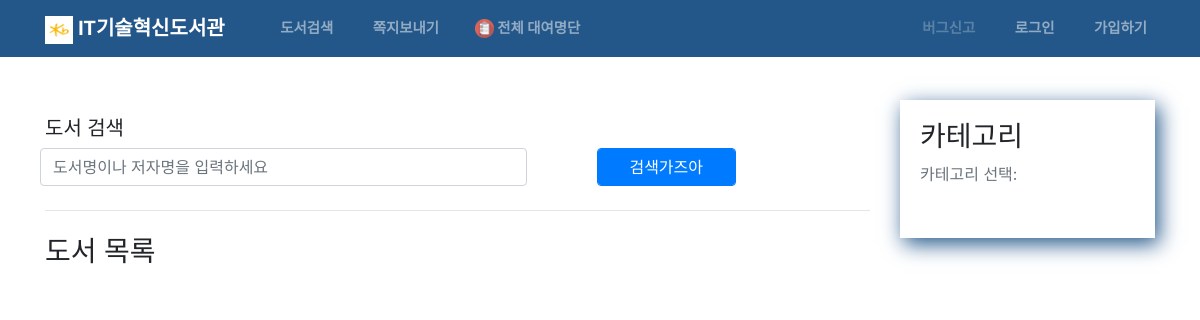
Before: /books with the older database file.
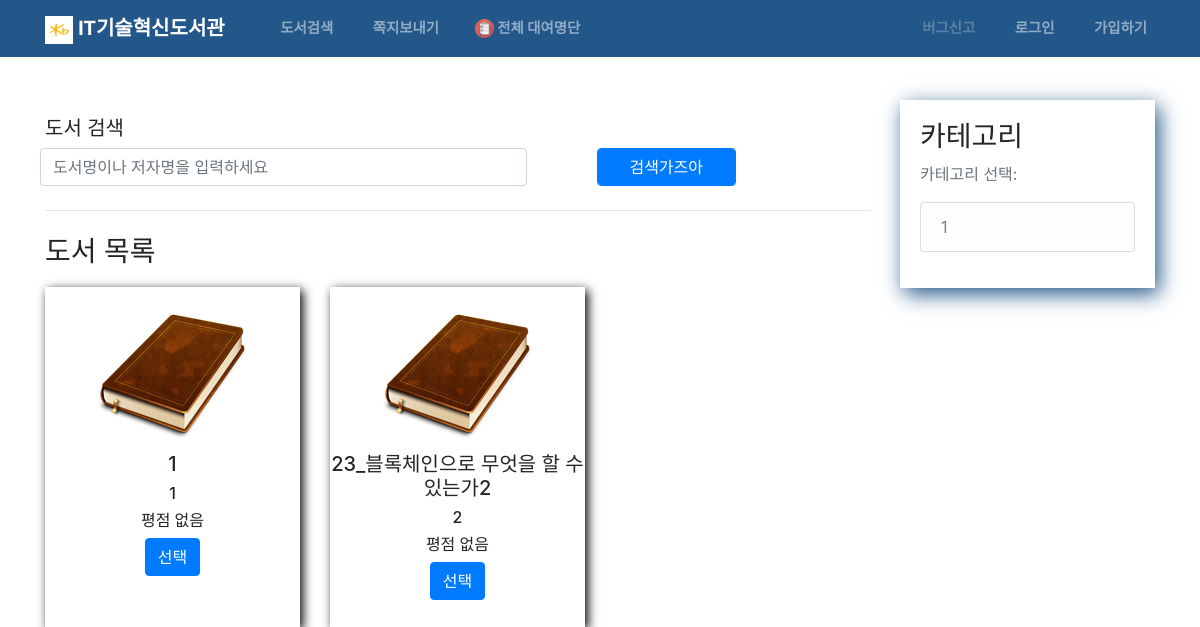
After: the same page with the newer database file.
### books/models.py (models this page shows, shortened)
class Book(models.Model):
    title = models.CharField(max_length=300)
    slug = models.SlugField(unique=True, allow_unicode=True)
    description = models.TextField(max_length=1000, default="About book")
    image = models.ImageField(
        default='default_book.png', upload_to='books_pics')
    author = models.CharField(max_length=100)
    book_amount = models.IntegerField()
    publish_date = models.DateField()
    number_of_pages = models.IntegerField()
    category = models.ForeignKey(Category, on_delete=models.PROTECT)
    last_rating = models.IntegerField(default=0)
    @property
    def actual_rating(self):
        list_of_stars = []
        for star in range(self.last_rating):
            list_of_stars.append(star)
        return list_of_stars

class Category(models.Model):
    category = models.CharField(max_length=50)
    slug = models.SlugField(unique=True)
    def __str__(self):
        return self.category
    class Meta:
        verbose_name_plural = "Categories"

### books/views.py (the view)
# urls.py: path('books', BooksListView.as_view(), name='books'),
class BooksListView(ListView):
    template_name = 'books/books.html'
    model = Book
    def get_context_data(self, **kwargs):
        context = super(BooksListView, self).get_context_data(**kwargs)
        context.update({
            'top_3_books': Book.objects.order_by('-last_rating')[:3],
            'most_reviews': Book.objects.annotate(reviews_count=Count('reviews')).order_by('-reviews_count')[:3],
            'most_comments': Book.objects.annotate(comments_count=Count('comments')).order_by('-comments_count')[:3],
        })
        return context
    def get_queryset(self):
        return Book.objects.order_by('id')

### books/context_processors.py (called while the page is built)
def categories(request):
    return {
        'categories': Category.objects.all()
    }

### books/templates/books/books.html
{% extends "base.html" %}
{% block content %}
{% load static %}
<p>
    <h5>도서 검색</h5>
    <form class="searchForm" action="{% url 'search' %}" method=" GET">
        <div class="form-group row">
            <input class="form-control col-md-7" required="required" name="q" type="text" placeholder="도서명이나 저자명을 입력하세요">
            <span class="col-md-1"></span>
            <button type="submit" class="btn btn-primary form-control col-md-2">검색가즈아</button>
        </div>
    </form>
</p>
<hr class="my-4">
<h3>도서 목록</h3>
<div class="row lastBooksContainer">
    {% for book in book_list %}
    <div class="col-md-4 bookCard">
        <div class="cardBorder">
            <img class="book_image" src="{{ book.image.url }}" alt="Book image">
            <h5>{{ book.title }}</h5>
            <h6>{{ book.author }}</h6>
            {% if book.actual_rating %}
            {% for rate in book.actual_rating %}
            <span class="fa fa-star checked"></span>
            {% endfor %} <br>
            {% else %}
            <h6>평점 없음</h6>
            {% endif %}
            <a href="{% url 'bookDetail' slug=book.slug %}"><button class="btn btn-primary btn-xs">선택</button></a>
        </div>
    </div>
    {% endfor %}
</div>
{% endblock content %}

### templates/base.html (shortened to what this page needs)
{% load static %}
<!DOCTYPE html>
<html lang="en">
<head>
    <link rel="stylesheet" href="{% static 'css/main.css' %}">
    <link rel="stylesheet" href="https://stackpath.bootstrapcdn.com/bootstrap/4.1.3/css/bootstrap.min.css"
>
    <link rel="stylesheet" href="https://cdnjs.cloudflare.com/ajax/libs/font-awesome/4.7.0/css/font-awesome.min.css">
    <link rel="stylesheet" href="https://use.fontawesome.com/releases/v5.4.2/css/all.css"
>
</head>
<header class="site-header">
    <nav class="navbar navbar-expand-md navbar-dark bg-steel fixed-top">
        <div class="container">
            <a class="navbar-brand mr-4" href="{% url 'home' %}"><img style="height:1.4em;" src="{% static 'icons/KB-Kookmin-Card.png' %}"
                    alt=""> IT기술혁신도서관</a>
            <div class="collapse navbar-collapse" id="navbarToggle">
                <div class="navbar-nav mr-auto">
                    <a class="nav-item nav-link" href="{% url 'books' %}"><img src="{% static 'icons/book.png' %}" alt="">
                        도서검색</a>
                    <a class="nav-item nav-link" href="{% url 'contact' %}"><img src="{% static 'icons/message.png' %}"
                        쪽지보내기</a>
                        <a class="nav-item nav-link" href="{% url 'expired' %}"><img src="{% static 'icons/expired.png' %}"
                            alt="">
                        전체 대여명단</a>
                </div>
                <div class="navbar-nav">
                    {% if user.is_authenticated %}
                    <a class="nav-item nav-link" href="{% url 'UserProfile' %}"><img src="{% static 'icons/profile.png' %}"
                            alt="">
                        내 계정({{ user.username }})
                    </a>
                    <a class="nav-item nav-link" href="{% url 'logout' %}"><img src="{% static 'icons/logout.png' %}"
                            alt=""> 로그아웃</a>
                    {% else %}
                    <a class="disabled nav-item nav-link" href=""><img src="{% static 'icons/help.png' %}" alt="">
                        버그신고</a>
                    <a class="nav-item nav-link" href="{% url 'login' %}"><img src="{% static 'icons/login.png' %}" alt="">
                        로그인</a>
                    <a class="nav-item nav-link" href="{% url 'signup' %}"><img src="{% static 'icons/register.png' %}"
                            alt=""> 가입하기</a>
                    {% endif %}
                </div>
            </div>
        </div>
    </nav>
</header>
<body>
    <main role="main" class="container pageContent">
        <div class="row">
            <div class="col-md-9">
                {% block content %}{% endblock %}
            </div>
            <div class="col-md-3">
                <div class="content-section">
                    <h3>카테고리</h3>
                    <p class='text-muted'>카테고리 선택:
                        <ul class="list-group">
                            {% for category in categories %}
                            <a href="{% url 'category_books_view' slug=category.slug %}">
                                <li class="list-group-item list-group-item-light">{{ category }}</li>
                            </a>
                            {% endfor %}
                        </ul>
                    </p>
                </div>
            </div>
        </div>
    </main>
</body>
</html>

Changed rows visible on the page:
added Book: image (placeholder picture), title "1", author "1", last_rating "평점 없음"
added Book: image (placeholder picture), title "23_블록체인으로 무엇을 할 수 있는가2", author "2", last_rating "평점 없음"
added Category: category "1"
